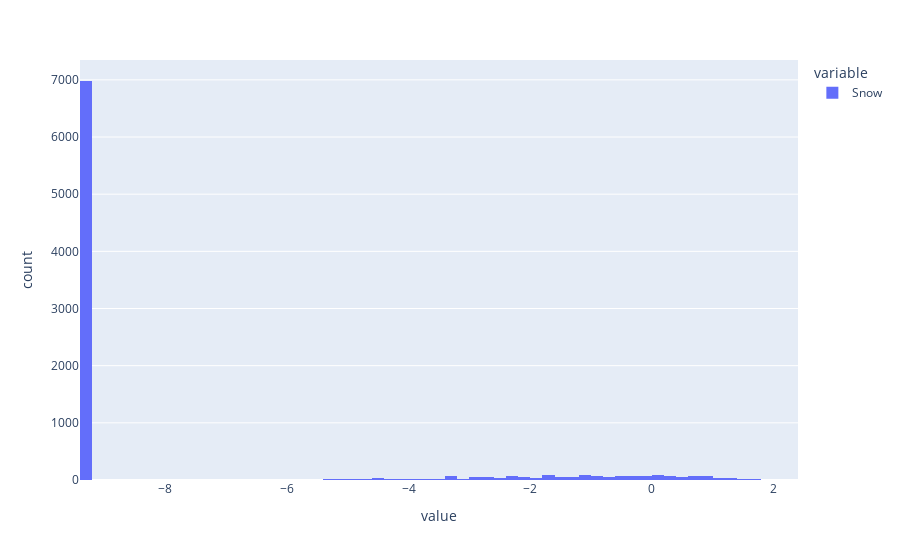

Source (notebook cell):
### Code cell
px.histogram(data['Snow'].apply(lambda x: math.log(x+0.0001)))

### Figure 1 — Plotly figure (JSON) as saved in the notebook; plotly's stock layout.template omitted (floating-point values rounded to 4 significant figures; data arrays with more than 128 entries replaced by an {"elided": "..."} marker saying what was removed)
{"data": [{"alignmentgroup": "True", "bingroup": "x", "hovertemplate": "variable=Snow<br>value=%{x}<br>count=%{y}<extra></extra>", "legendgroup": "Snow", "marker": {"color": "#636efa", "pattern": {"shape": ""}}, "name": "Snow", "offsetgroup": "Snow", "orientation": "v", "showlegend": true, "type": "histogram", "x": {"elided": "8645 float values"}, "xaxis": "x", "yaxis": "y"}], "layout": {"barmode": "relative", "legend": {"title": {"text": "variable"}, "tracegroupgap": 0}, "margin": {"t": 60}, "xaxis": {"anchor": "y", "domain": [0, 1], "title": {"text": "value"}}, "yaxis": {"anchor": "x", "domain": [0, 1], "title": {"text": "count"}}}}
